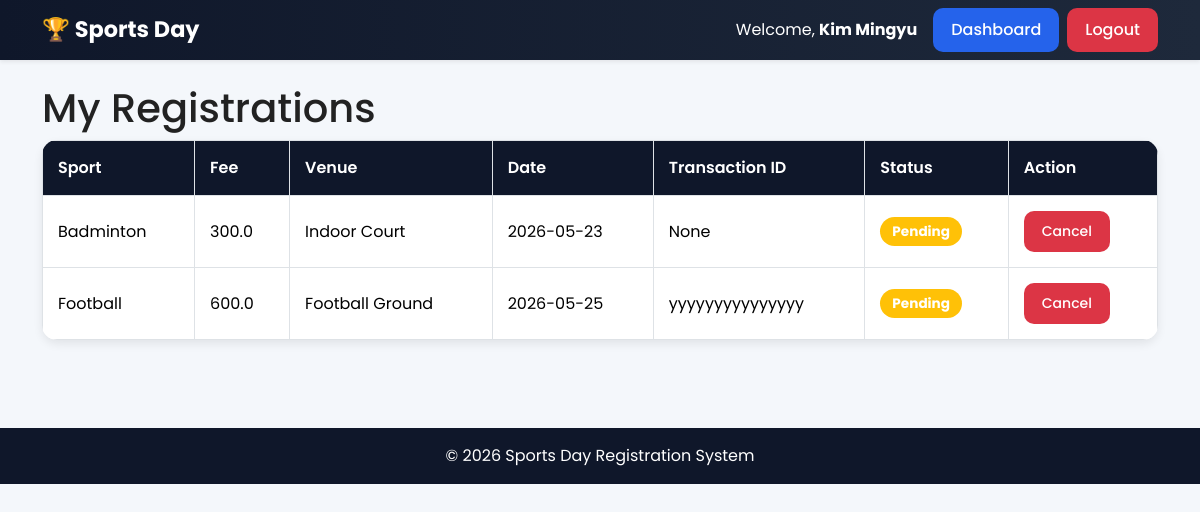
The app's page /my-registrations (signed in) with its own data.
### tables this page shows
CREATE TABLE registrations (
        id INTEGER PRIMARY KEY AUTOINCREMENT,
        user_id INTEGER,
        sport_id INTEGER,
        payment_ref TEXT,
        payment_status TEXT DEFAULT 'pending',
        registered_at TEXT NOT NULL,
        UNIQUE(user_id, sport_id),
        FOREIGN KEY(user_id) REFERENCES users(id),
        FOREIGN KEY(sport_id) REFERENCES sports(id)
    );

CREATE TABLE sports (
        id INTEGER PRIMARY KEY AUTOINCREMENT,
        name TEXT NOT NULL UNIQUE,
        description TEXT,
        rules TEXT,
        fee REAL NOT NULL DEFAULT 0,
        max_players INTEGER DEFAULT 20,
        venue TEXT,
        event_date TEXT,
        is_active INTEGER DEFAULT 1,
        created_at TEXT NOT NULL
    );

### app.py (the view)
@app.route('/my-registrations')
@login_required
def my_registrations():
    db = get_db()
    registrations = db.execute('''
    SELECT registrations.*, sports.name AS sport_name,
           sports.fee, sports.venue, sports.event_date
    FROM registrations
    JOIN sports ON registrations.sport_id = sports.id
    WHERE registrations.user_id = ?
    ''', (session['user_id'],)).fetchall()
    return render_template(
        'student/my_registrations.html',
        registrations=registrations
    )

### app.py (called while the page is built)
def login_required(f):
    @wraps(f)
    def decorated_function(*args, **kwargs):
        if 'user_id' not in session:
            flash('Please login first.', 'danger')
            return redirect(url_for('login'))
        return f(*args, **kwargs)
    return decorated_function

### database.py (called while the page is built)
def get_db():
    if 'db' not in g:
        g.db = sqlite3.connect(DATABASE)
        g.db.row_factory = sqlite3.Row
    return g.db

### templates/student/my_registrations.html
{% extends 'base.html' %}
{% block content %}
<h1>My Registrations</h1>
<table class="table table-bordered">
<tr>
    <th>Sport</th>
    <th>Fee</th>
    <th>Venue</th>
    <th>Date</th>
    <th>Transaction ID</th>
    <th>Status</th>
    <th>Action</th>
</tr>
{% for reg in registrations %}
<tr>
    <td>{{ reg.sport_name }}</td>
    <td>{{ reg.fee }}</td>
    <td>{{ reg.venue }}</td>
    <td>{{ reg.event_date }}</td>
    <td>{{ reg.payment_ref }}</td>
    <td>
        {% if reg.payment_status == 'pending' %}
            <span class="badge bg-warning">Pending</span>
        {% elif reg.payment_status == 'approved' %}
            <span class="badge bg-success">Approved</span>
        {% else %}
            <span class="badge bg-danger">Rejected</span>
        {% endif %}
    </td>
    <td>
        {% if reg.payment_status == 'pending' %}
        <form method="POST" action="/cancel/{{ reg.id }}">
            <button class="btn btn-danger btn-sm">Cancel</button>
        </form>
        {% endif %}
    </td>
</tr>
{% endfor %}
</table>
{% endblock %}

### static/css/style.css (style rules this page uses)
* { margin: 0; padding: 0; box-sizing: border-box; }
body { font-family: 'Poppins', sans-serif; background: #f4f7fb; color: #222; min-height: 100vh; }
.btn { border-radius: 10px; padding: 10px 18px; font-weight: 500; }
.btn-danger { border: none; }
.table { background: white; border-radius: 15px; overflow: hidden; box-shadow: 0 4px 10px rgba(0,0,0,0.08); }
.table th { background: #0f172a; color: white; font-weight: 600; }
.table td, .table th { padding: 15px; vertical-align: middle; }
.badge { padding: 8px 12px; border-radius: 30px; font-size: 0.85rem; }

### records on screen
registrations: sport_name "Badminton", fee "300.0", venue "Indoor Court", event_date "2026-05-23", payment_ref "None", payment_status "Pending"
registrations: sport_name "Football", fee "600.0", venue "Football Ground", event_date "2026-05-25", payment_ref "yyyyyyyyyyyyyyy", payment_status "Pending"

### other values on screen
{{ session['user_name'] }} "Kim Mingyu"
